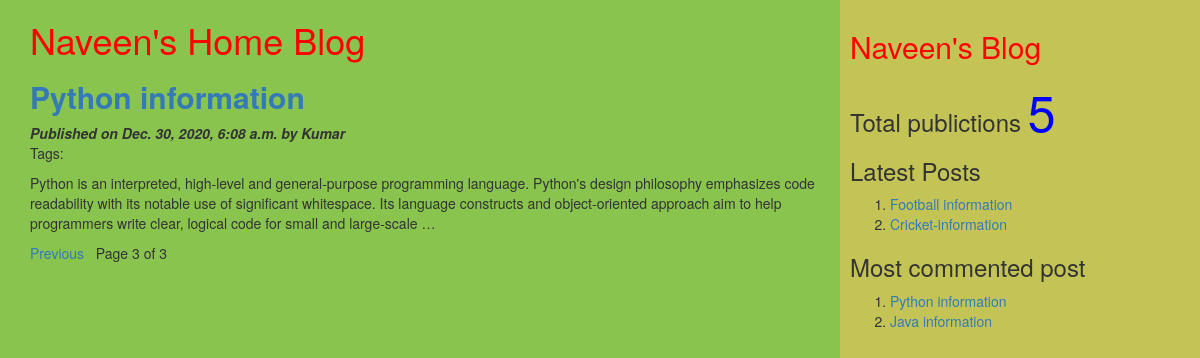
/?page=3, run on the app's committed database.
### myApp/models.py (models this page shows, shortened)
class Post(models.Model):
          tags=TaggableManager()
          STATUS_CHOICES=(('draft','Draft'),('published','Published'))
          title=models.CharField(max_length=256)
          slug=models.SlugField(max_length=264,unique_for_date='publish')
          author=models.ForeignKey(User,related_name='blog_posts',on_delete= models.CASCADE)
          body=models.TextField()
          publish=models.DateTimeField(default=timezone.now)
          created=models.DateTimeField(auto_now_add=True)
          updated=models.DateTimeField(auto_now=True)
          status= models.CharField(max_length=10,choices=STATUS_CHOICES,default='draft')
          objects=CustomManager()
          class Meta:
                ordering=('-publish',)
          def get_absolute_url(self):
                return reverse('post_detail',args=[self.publish.year,self.publish.strftime('%m'),self.publish.strftime('%d'),self.slug])

### myApp/views.py (the view)
# urls.py: url(r'^$',views.post_list_view),
def post_list_view(request,tag_slug=None):
    post_list=Post.objects.all()
    tag=None
    if tag_slug:
        tag=get_object_or_404(Tag,slug=tag_slug)#provided slug
        post_list=post_list.filter(tags__in=[tag])
    paginator=Paginator(post_list,2) #step1
    page_number=request.GET.get('page') #step2
    try:
       post_list=paginator.page(page_number) #step2
    except PageNotAnInteger:
       post_list=paginator.page(1) #step 3
    except EmptyPage:
      post_list=paginator.page(paginator.num_pages) #step 4
    d={'post_list':post_list,'tag':tag}
    return render(request,'myApp/post_list.html',d)

### myApp/models.py (called while the page is built)
    def get_queryset(self):
        return super().get_queryset().filter(status='published')

### myApp/templatetags/mytags.py (called while the page is built)
@register.simple_tag
def total_posts():
    return Post.objects.count()

@register.inclusion_tag('myApp/latest_post.html')
def show_latest_posts(count=3):
    latest_posts=Post.objects.order_by('-publish')[:count]
    return {'latest_posts':latest_posts}

@register.simple_tag
def get_most_commented_posts(count=2):
    return Post.objects.annotate(total_comments=Count('comments')).order_by('-total_comments')[:count]

### templates/myApp/post_list.html (shortened to what this page needs)
<html>
    {%extends 'myApp/parent.html'%}
        {%block content_block%}
        <h1 style="color:red">Naveen's Home Blog</h1>
        {%for post in post_list%}
        <a href="{{post.get_absolute_url}}"><h2><b>{{post.title}}</b></h2></a>
        <i><b>Published on {{post.publish}} by {{post.author|title}}</b></i>
        <p>Tags:{{post.tags.all|join:','}}</p>
        {{post.body|truncatewords:40|linebreaks}}
        {%endfor%}
        {%include 'myApp/pagination.html' with page=post_list%}
        {%endblock%}

### templates/myApp/parent.html (shortened to what this page needs)
<html>
{%load mytags%}
    <head>
        <link rel="stylesheet" href="https://maxcdn.bootstrapcdn.com/bootstrap/3.3.7/css/bootstrap.min.css">
    </head>
    <body>
        <div class="content" style="width:70%;float:left;background-color:89c44f;height:300%;padding:0 0 0 30px">
              {%block content_block%}
              {%endblock%}
        </div>
        <div class="sidebar" style="width:30%;float:right;background-color:#c4c456;height:300%;padding:10px">
            <h2 style='font:bold;color:red'>Naveen's Blog</h2>
            <h3>Total publictions
              <span style="color:blue;font-size:50px">
              {%total_posts%}</span>
              <h3>Latest Posts</h3>
              {% show_latest_posts 2 %}
              <h3>Most commented post</h3>
              {%get_most_commented_posts as m%}
              <ol>
                {%for post in m%}
                <li><a href="{{post.get_absolute_url}}">{{post.title}}</a></li>
                {%endfor%}
              </ol>
            </h3>
        </div>
    </body>
</html>

### templates/myApp/latest_post.html
<html lang="en" dir="ltr">
  <body>
    <ol>
    {%for post in latest_posts%}
    <li><a href="{{post.get_absolute_url}}">{{post.title}}</a></li>
    {%endfor%}
    </ol>
  </body>
</html>

### data on the page
Post: title "Python information", publish "Dec. 30, 2020, 6:08 a.m.", author "Kumar", body "Python is an interpreted, high-level and general-purpose programming language. Python's design philosophy emphasizes code readability with its notable use of significant whitespace. Its language constructs and object-oriented approach aim to help programmers write clear, logical code for small and large-scale …"
Post: title "Football information"
Post: title "Cricket-information"
Post: title "Java information"

### other printed values
{{ page.number }} "3"
{{ page.paginator.num_pages }} "3"
